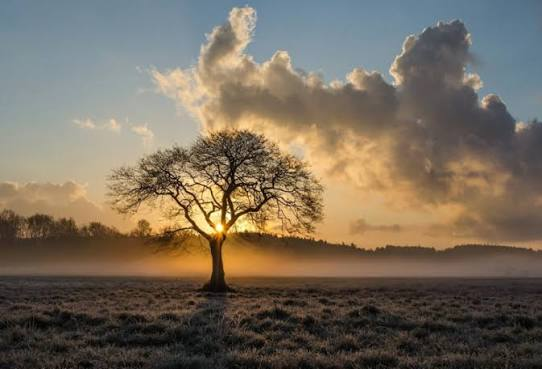
#> input picture images/images.jpeg, 542 x 369 px; its folder holds only this picture in this run
$ python 'Image Processor.py'
#> lines starting #> are read from the running program, lines starting #| are printed output that depends on the picture
from pathlib import Path
from PIL import Image, ImageOps


root = Path("../images").resolve()
output = Path("../outputs").resolve()

output.mkdir(parents=True, exist_ok=True)

EXT = {".png", ".jpg", ".jpeg"}
images = sorted(
    path for path in root.rglob("*")
    if path.is_file() and path.suffix.lower() in EXT
)

counter = 0

for path in images:
    with Image.open(path) as image:

#> image is the input picture: PIL image 542x369 RGB; mean R, G, B 119.3, 107.5, 91.8
        thumb = image.copy()
        thumb.thumbnail((160, 160))
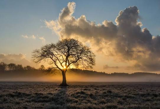
#> thumb: PIL image 160x109 RGB; mean R, G, B 119.3, 107.5, 91.8

        thumb.save(
            output / f"{path.stem}_thumb.jpg",
            quality=90
        )

        gray = image.convert("L")
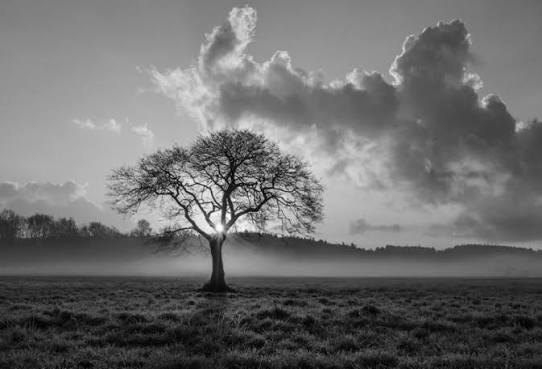
#> gray: PIL image 542x369 L; min 0, max 251, mean 109.3

        gray.save(
            output / f"{path.stem}_gray.png"
        )

        mirror = ImageOps.mirror(image)
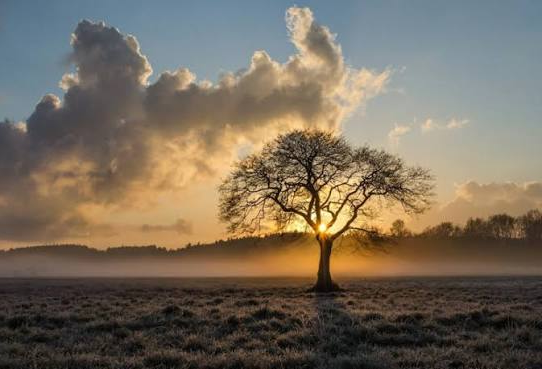
#> mirror: PIL image 542x369 RGB; mean R, G, B 119.3, 107.5, 91.8

        mirror.save(
            output / f"{path.stem}_mirror.jpg",
            quality=90
        )

        counter += 1

    print(f"Successfully processed: {counter} out of {len(images)} files")

$ run again, on images/images1.jpeg
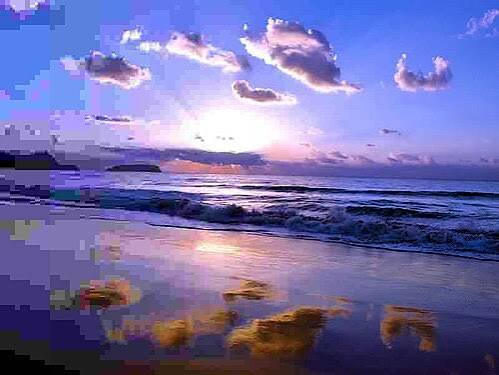
#> input picture images/images1.jpeg, 499 x 375 px
#> image is the input picture: PIL image 499x375 RGB; mean R, G, B 114.4, 109.9, 167.8
#> `gray = image.convert("L")`:
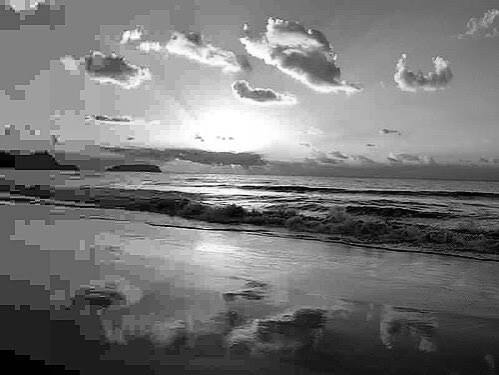
#> gray: PIL image 499x375 L; min 0, max 255, mean 117.9
#> `mirror = ImageOps.mirror(image)`:
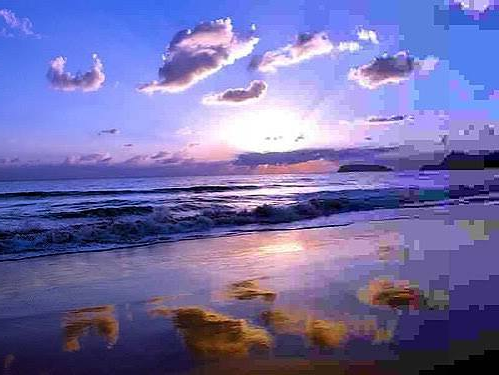
#> mirror: PIL image 499x375 RGB; mean R, G, B 114.4, 109.9, 167.8

$ run again, on images/images2.jpeg
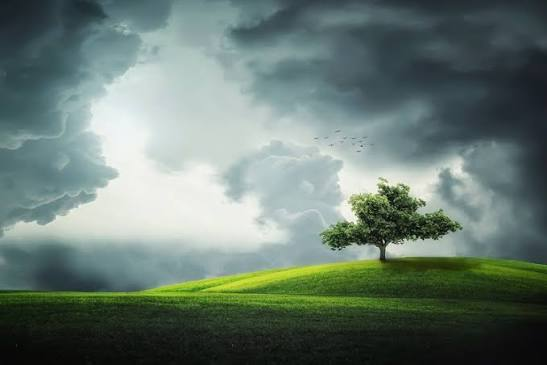
#> input picture images/images2.jpeg, 547 x 365 px
#> image is the input picture: PIL image 547x365 RGB; mean R, G, B 104.3, 121.5, 113
#> `gray = image.convert("L")`:
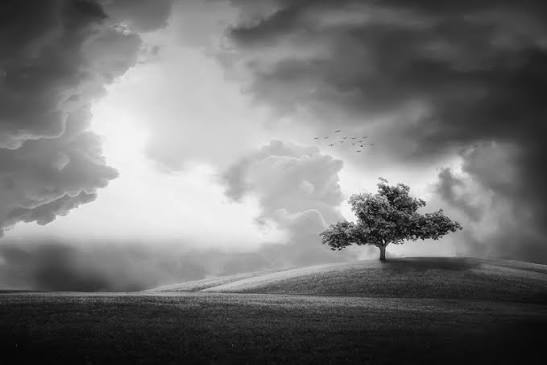
#> gray: PIL image 547x365 L; min 3, max 254, mean 115.4
#> `mirror = ImageOps.mirror(image)`:
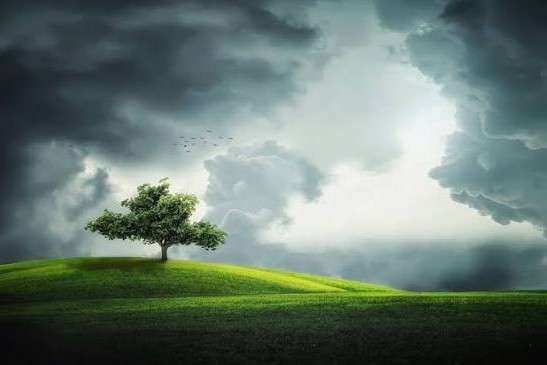
#> mirror: PIL image 547x365 RGB; mean R, G, B 104.3, 121.5, 113
